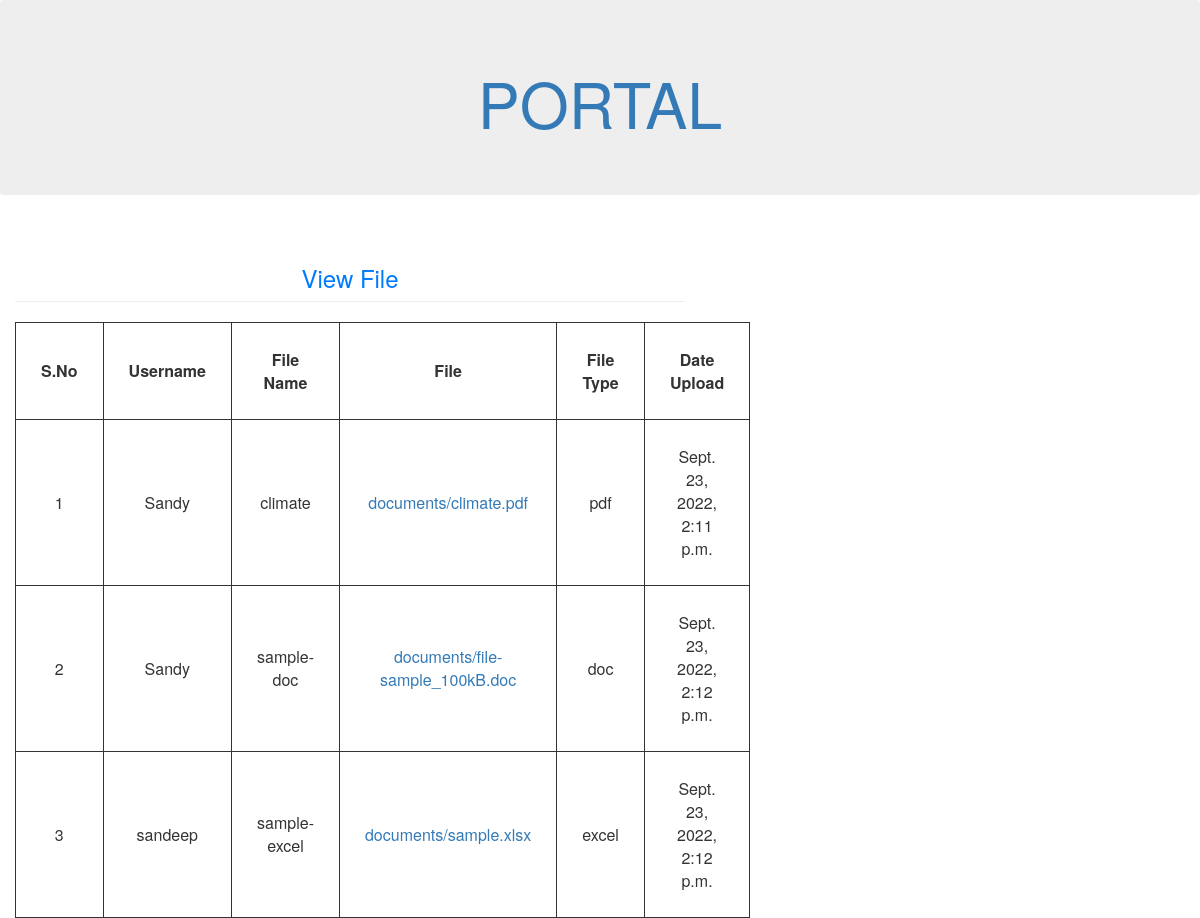
Before: /index/ with the older database file.
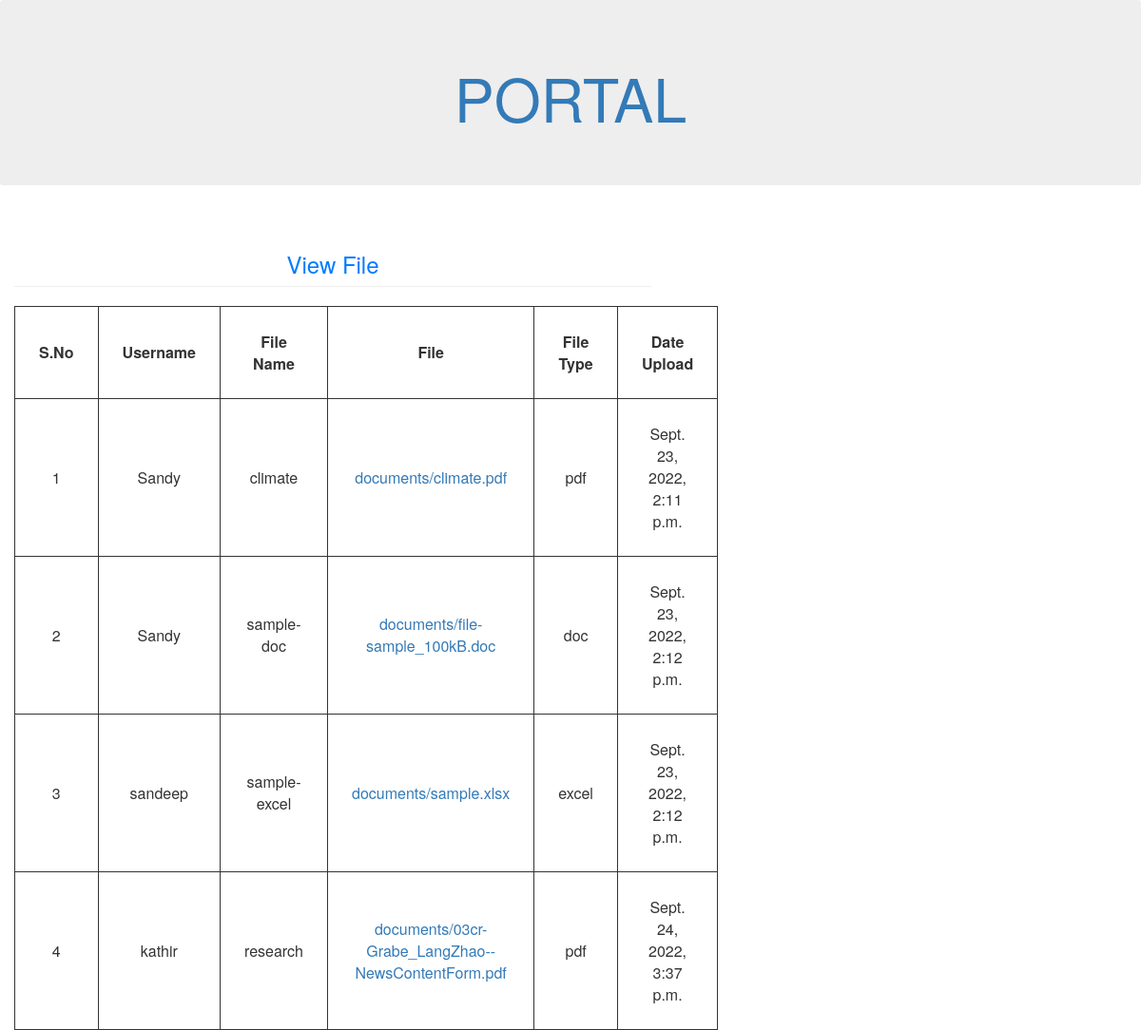
After: the same page with the newer database file.
### portal/models.py (models this page shows, shortened)
class MyFileUpload(models.Model):
    username = models.CharField(max_length=100)
    uploaded_at = models.DateTimeField(auto_now_add=True)
    file_name = models.CharField(max_length=50)
    file_type = models.CharField(max_length=50)
    file = models.FileField(upload_to='documents')

### portal/views.py (the view)
# urls.py: path('index/',views.index,name='index'),
def index(request):
    mydata=MyFileUpload.objects.all()
    myform=MyFileForm()
    if mydata!='':
        context={'form':myform,'mydata':mydata}
        return render(request,'index.html',context)
    else:
        context={'form':myform}
        return render(request,"index.html",context)

### templates/index.html (shortened to what this page needs)
{% extends 'base.html' %}
{% block content %}
    <div class="jumbotron text-center">
        <header>
            <h1><a href="/home">PORTAL</a></h1>
        </header>
    </div>
    <div class="col-md-7">
        {% if mydata %}
        <h3 class="page-header text-primary text-center">View File</h3>
            <table class="center">
                <thead>
                    <tr>
                        <th style="text-align:center">S.No</th>
                        <th>Username</th>
                        <th>File Name</th>
                        <th>File</th>
                        <th>File Type</th>
                        <th>Date Upload</th>
                    </tr>
                </thead>
                {% for data in mydata %}
                    <tbody>
                        <tr>
                            <td style="text-align:center">{{forloop.counter}}</td>
                            <td>{{data.username}}</td>
                            <td>{{data.file_name}}</td>
                            <td><a href="{{data.file.url}}">{{data.file}}</a></td>
                            <td>{{data.file_type}}</td>
                            <td>{{data.uploaded_at}}</td>
                        </tr>
                    </tbody>
                {% endfor %}
            </table>
        </div>
        {% endif %}
{% endblock %}

### templates/base.html (shortened to what this page needs)
{% include 'header.html' %}
<html>
    <head>
    </head>
    <body>
        {% block content %}
        {% endblock%}
    </body>
</html>

### templates/header.html (shortened to what this page needs)
{% load static %}
<link rel="stylesheet" href="{% static 'css/bootstrap.min.css'%}">
  <link rel="stylesheet" href="https://maxcdn.bootstrapcdn.com/bootstrap/3.4.1/css/bootstrap.min.css">

### templates/index.html (style rules this page uses)
table, th, td { border: 1px solid; padding: 25px; text-align: center; }

Changed rows visible on the page:
added MyFileUpload: username "kathir", file_name "research", file "documents/03cr-Grabe_LangZhao--NewsContentForm.pdf", file_type "pdf", uploaded_at "Sept. 24, 2022, 3:37 p.m."
